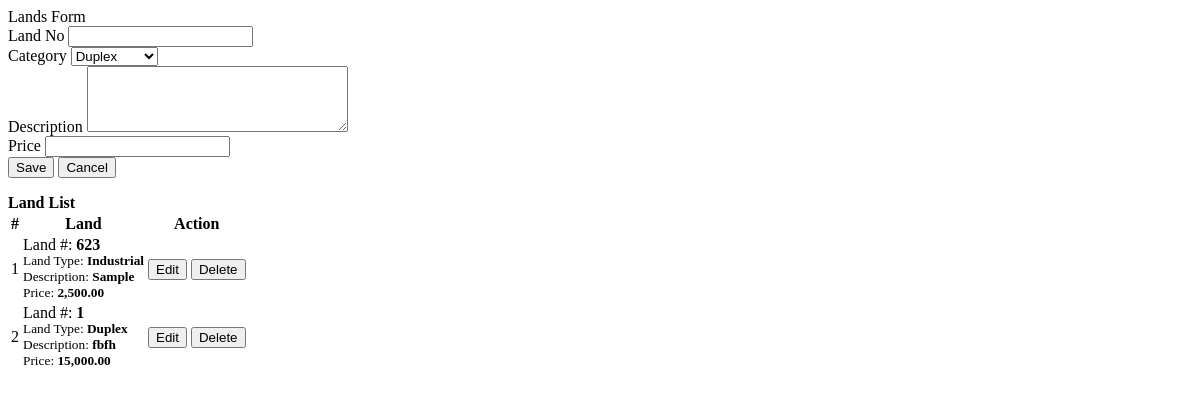
Before: /houses.php with the older database file.
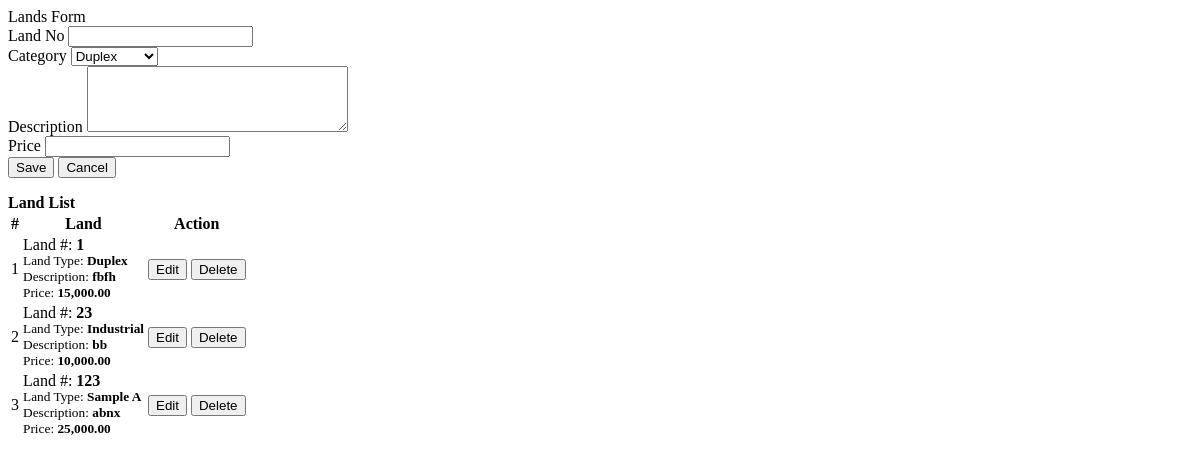
After: the same page with the newer database file.
### tables this page shows
CREATE TABLE `houses` (
  `id` int NOT NULL,
  `house_no` varchar(50) NOT NULL,
  `category_id` int NOT NULL,
  `description` text NOT NULL,
  `price` double NOT NULL
);

CREATE TABLE `categories` (
  `id` int NOT NULL,
  `name` varchar(200) NOT NULL
);

### houses.php (the view, shortened to what this page needs)
<?php include('db_connect.php');?>
<div class="container-fluid">
	<div class="col-lg-12">
		<div class="row">
			<div class="col-md-4">
			<form action="" id="manage-house">
				<div class="card">
					<div class="card-header">
						    Lands Form
				  	</div>
					<div class="card-body">
							<div class="form-group">
								<label class="control-label">Land No</label>
								<input type="text" class="form-control" name="house_no" required="">
							</div>
							<div class="form-group">
								<label class="control-label">Category</label>
								<select name="category_id" id="" class="custom-select" required>
									<?php
									$categories = $conn->query("SELECT * FROM categories order by name asc");
									if($categories->num_rows > 0):
									while($row= $categories->fetch_assoc()) :
									?>
									<option value="<?php echo $row['id'] ?>"><?php echo $row['name'] ?></option>
								<?php endwhile; ?>
								<?php else: ?>
									<option selected="" value="" disabled="">Please check the category list.</option>
								<?php endif; ?>
								</select>
							</div>
							<div class="form-group">
								<label for="" class="control-label">Description</label>
								<textarea name="description" id="" cols="30" rows="4" class="form-control" required></textarea>
							</div>
							<div class="form-group">
								<label class="control-label">Price</label>
								<input type="number" class="form-control text-right" name="price" step="any" required="">
							</div>
					</div>
					<div class="card-footer">
						<div class="row">
							<div class="col-md-12">
								<button class="btn btn-sm btn-primary col-sm-3 offset-md-3"> Save</button>
								<button class="btn btn-sm btn-default col-sm-3" type="reset" > Cancel</button>
							</div>
						</div>
					</div>
				</div>
			</form>
			</div>
			<div class="col-md-8">
				<div class="card">
					<div class="card-header">
						<b>Land List</b>
					</div>
					<div class="card-body">
						<table class="table table-bordered table-hover">
							<thead>
								<tr>
									<th class="text-center">#</th>
									<th class="text-center">Land</th>
									<th class="text-center">Action</th>
								</tr>
							</thead>
							<tbody>
								<?php
								$i = 1;
								$house = $conn->query("SELECT h.*,c.name as cname FROM houses h inner join categories c on c.id = h.category_id order by id asc");
								while($row=$house->fetch_assoc()):
								?>
								<tr>
									<td class="text-center"><?php echo $i++ ?></td>
									<td class="">
										<p>Land #: <b><?php echo $row['house_no'] ?></b></p>
										<p><small>Land Type: <b><?php echo $row['cname'] ?></b></small></p>
										<p><small>Description: <b><?php echo $row['description'] ?></b></small></p>
										<p><small>Price: <b><?php echo number_format($row['price'],2) ?></b></small></p>
									</td>
									<td class="text-center">
										<button class="btn btn-sm btn-primary edit_house" type="button" data-id="<?php echo $row['id'] ?>"  data-house_no="<?php echo $row['house_no'] ?>" data-description="<?php echo $row['description'] ?>" data-category_id="<?php echo $row['category_id'] ?>" data-price="<?php echo $row['price'] ?>" >Edit</button>
										<button class="btn btn-sm btn-danger delete_house" type="button" data-id="<?php echo $row['id'] ?>">Delete</button>
									</td>
								</tr>
								<?php endwhile; ?>
							</tbody>
						</table>
					</div>
				</div>
			</div>
		</div>
	</div>
</div>

### houses.php (style rules this page uses)
td { vertical-align: middle !important; }
td p { margin: unset; padding: unset; line-height: 1em; }

Changed rows visible on the page:
removed houses: house_no "623", category.name "Industrial", description "Sample", price "2,500.00"
added houses: house_no "23", category.name "Industrial", description "bb", price "10,000.00"
added houses: house_no "123", category.name "Sample A", description "abnx", price "25,000.00"
